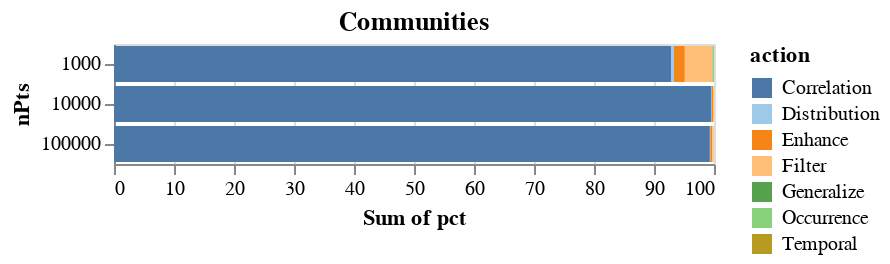

Notebook code cell kept with this figure:
### Code cell
alt.Chart(df,title="Communities").mark_bar().encode(
    y = alt.Y("nPts",type="ordinal"),
    x = alt.X("sum(pct)",scale=alt.Scale(domain=(0,100))),
    color="action"
)

### Figure 1 — Vega-Lite specification as saved in the notebook (floating-point values rounded to 4 significant figures)
{"config": {"range": {"category": {"scheme": "tableau20"}}}, "data": {"name": "data-5099529580b5b5d3d6b6f7cd75c33c4a"}, "mark": "bar", "encoding": {"color": {"type": "nominal", "field": "action"}, "x": {"type": "quantitative", "aggregate": "sum", "field": "pct", "scale": {"domain": [0, 100]}}, "y": {"type": "ordinal", "field": "nPts"}}, "title": "Communities", "$schema": "https://vega.github.io/schema/vega-lite/v4.8.1.json", "datasets": {"data-5099529580b5b5d3d6b6f7cd75c33c4a": [{"action": "Correlation", "nPts": 1000, "time": 60.1, "total": 64.74, "pct": 92.83, "dataset": "Communities"}, {"action": "Distribution", "nPts": 1000, "time": 0.3086, "total": 64.74, "pct": 0.4766, "dataset": "Communities"}, {"action": "Occurrence", "nPts": 1000, "time": 0.1942, "total": 64.74, "pct": 0.2999, "dataset": "Communities"}, {"action": "Temporal", "nPts": 1000, "time": 0.0002831, "total": 64.74, "pct": 0.0004374, "dataset": "Communities"}, {"action": "Enhance", "nPts": 1000, "time": 1.186, "total": 64.74, "pct": 1.831, "dataset": "Communities"}, {"action": "Filter", "nPts": 1000, "time": 2.952, "total": 64.74, "pct": 4.559, "dataset": "Communities"}, {"action": "Generalize", "nPts": 1000, "time": 2.597e-05, "total": 64.74, "pct": 4.012e-05, "dataset": "Communities"}, {"action": "Correlation", "nPts": 10000, "time": 506.7, "total": 509.1, "pct": 99.54, "dataset": "Communities"}, {"action": "Distribution", "nPts": 10000, "time": 0.1942, "total": 509.1, "pct": 0.03815, "dataset": "Communities"}, {"action": "Occurrence", "nPts": 10000, "time": 0.2355, "total": 509.1, "pct": 0.04626, "dataset": "Communities"}, {"action": "Temporal", "nPts": 10000, "time": 0.0003495, "total": 509.1, "pct": 6.864e-05, "dataset": "Communities"}, {"action": "Enhance", "nPts": 10000, "time": 1.321, "total": 509.1, "pct": 0.2594, "dataset": "Communities"}, {"action": "Filter", "nPts": 10000, "time": 0.5996, "total": 509.1, "pct": 0.1178, "dataset": "Communities"}, {"action": "Generalize", "nPts": 10000, "time": 3.264e-05, "total": 509.1, "pct": 6.412e-06, "dataset": "Communities"}, {"action": "Correlation", "nPts": 100000, "time": 635.6, "total": 640.0, "pct": 99.32, "dataset": "Communities"}, {"action": "Distribution", "nPts": 100000, "time": 0.3929, "total": 640.0, "pct": 0.0614, "dataset": "Communities"}, {"action": "Occurrence", "nPts": 100000, "time": 0.4023, "total": 640.0, "pct": 0.06286, "dataset": "Communities"}, {"action": "Temporal", "nPts": 100000, "time": 0.0003089, "total": 640.0, "pct": 4.827e-05, "dataset": "Communities"}, {"action": "Enhance", "nPts": 100000, "time": 2.158, "total": 640.0, "pct": 0.3372, "dataset": "Communities"}, {"action": "Filter", "nPts": 100000, "time": 1.409, "total": 640.0, "pct": 0.2202, "dataset": "Communities"}, {"action": "Generalize", "nPts": 100000, "time": 3.281e-05, "total": 640.0, "pct": 5.127e-06, "dataset": "Communities"}]}}
